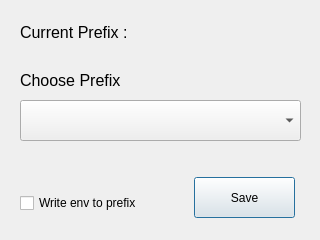
<?xml version="1.0" encoding="UTF-8"?>
<ui version="4.0">
 <class>PrefixChooserDialog</class>
 <widget class="QDialog" name="PrefixChooserDialog">
  <property name="geometry">
   <rect>
    <x>0</x>
    <y>0</y>
    <width>320</width>
    <height>240</height>
   </rect>
  </property>
  <property name="windowTitle">
   <string>Dialog</string>
  </property>
  <widget class="QLabel" name="label_2">
   <property name="geometry">
    <rect>
     <x>20</x>
     <y>70</y>
     <width>121</width>
     <height>20</height>
    </rect>
   </property>
   <property name="font">
    <font>
     <pointsize>12</pointsize>
    </font>
   </property>
   <property name="text">
    <string>Choose Prefix</string>
   </property>
  </widget>
  <widget class="QComboBox" name="comboBox">
   <property name="geometry">
    <rect>
     <x>20</x>
     <y>100</y>
     <width>281</width>
     <height>41</height>
    </rect>
   </property>
  </widget>
  <widget class="QPushButton" name="pushButton">
   <property name="geometry">
    <rect>
     <x>194</x>
     <y>177</y>
     <width>101</width>
     <height>41</height>
    </rect>
   </property>
   <property name="text">
    <string>Save</string>
   </property>
   <property name="default">
    <bool>true</bool>
   </property>
  </widget>
  <widget class="QLabel" name="label">
   <property name="geometry">
    <rect>
     <x>20</x>
     <y>20</y>
     <width>115</width>
     <height>25</height>
    </rect>
   </property>
   <property name="font">
    <font>
     <pointsize>12</pointsize>
    </font>
   </property>
   <property name="text">
    <string>Current Prefix :</string>
   </property>
  </widget>
  <widget class="QLabel" name="label_3">
   <property name="geometry">
    <rect>
     <x>150</x>
     <y>20</y>
     <width>150</width>
     <height>25</height>
    </rect>
   </property>
   <property name="font">
    <font>
     <pointsize>12</pointsize>
    </font>
   </property>
   <property name="text">
    <string/>
   </property>
  </widget>
  <widget class="QCheckBox" name="checkBox">
   <property name="geometry">
    <rect>
     <x>20</x>
     <y>190</y>
     <width>151</width>
     <height>26</height>
    </rect>
   </property>
   <property name="text">
    <string>Write env to prefix</string>
   </property>
  </widget>
 </widget>
 <resources/>
 <connections/>
</ui>
